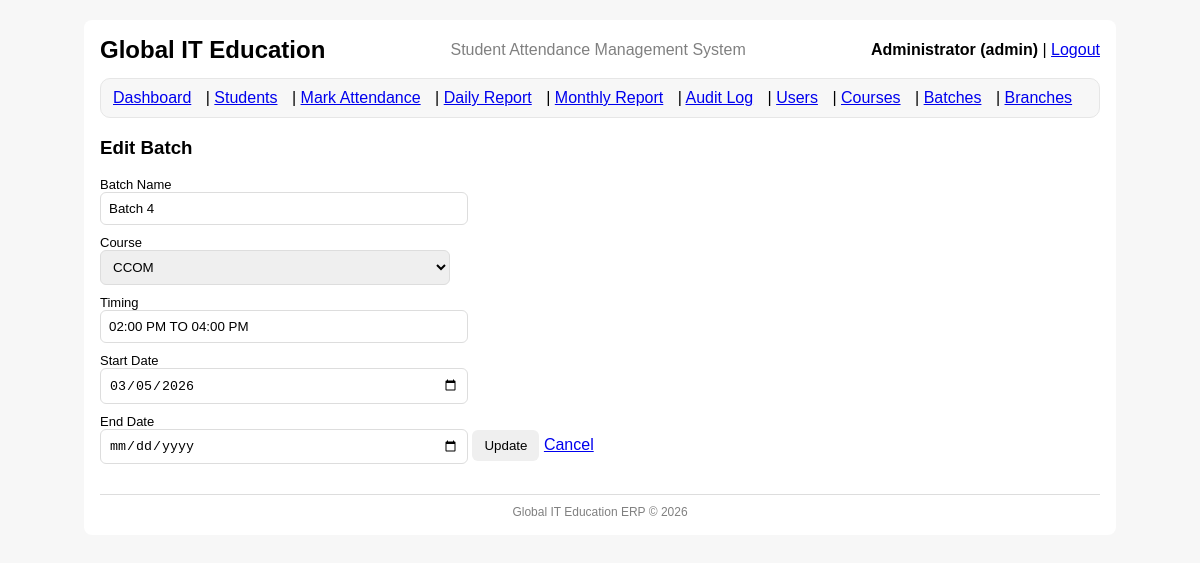
Page /batches/5/edit (signed in) on the committed database.
### tables this page shows
CREATE TABLE batches (
            id INTEGER PRIMARY KEY AUTOINCREMENT,
            batch_name TEXT NOT NULL,
            course_id INTEGER NOT NULL,
            start_date TEXT,
            end_date TEXT,
            timing TEXT,
            is_active INTEGER NOT NULL DEFAULT 1,
            UNIQUE(batch_name, course_id),
            FOREIGN KEY(course_id) REFERENCES courses(id) ON DELETE RESTRICT
        );

CREATE TABLE courses (
            id INTEGER PRIMARY KEY AUTOINCREMENT,
            course_name TEXT NOT NULL UNIQUE,
            duration TEXT,
            fee REAL,
            is_active INTEGER NOT NULL DEFAULT 1
        );

### app.py (the view, shortened to what this page needs)
@app.route("/batches/<int:batch_id>/edit", methods=["GET", "POST"])
@admin_required
def batch_edit(batch_id):
    conn = get_conn()
    cur = conn.cursor()
    cur.execute("SELECT id, course_name FROM courses WHERE is_active=1 ORDER BY course_name")
    courses = cur.fetchall()
    cur.execute("SELECT * FROM batches WHERE id=?", (batch_id,))
    batch = cur.fetchone()
    if not batch:
        conn.close()
        flash("Batch not found.", "danger")
        return redirect(url_for("batches"))
    conn.close()
    return render_template("batch_form.html", batch=batch, courses=courses)

### auth.py (called while the page is built)
def admin_required(view_func):
    @wraps(view_func)
    def wrapper(*args, **kwargs):
        if "user_id" not in session:
            flash("Please login first.", "danger")
            return redirect(url_for("login"))
        if session.get("role") != "admin":
            flash("Admin access required.", "danger")
            return redirect(url_for("dashboard"))
        return view_func(*args, **kwargs)
    return wrapper

### db.py (called while the page is built)
def get_conn():
    conn = sqlite3.connect(DB_PATH)
    conn.row_factory = sqlite3.Row
    conn.execute("PRAGMA foreign_keys = ON;")
    return conn

### templates/batch_form.html
{% extends "base.html" %}
{% block content %}
<h3>Edit Batch</h3>
<form method="post">
  <label>Batch Name</label>
  <input name="batch_name" required value="{{ batch.batch_name }}">
  <label>Course</label>
  <select name="course_id" required>
    {% for c in courses %}
      <option value="{{ c.id }}" {% if c.id == batch.course_id %}selected{% endif %}>
        {{ c.course_name }}
      </option>
    {% endfor %}
  </select>
  <label>Timing</label>
  <input name="timing" value="{{ batch.timing or '' }}">
  <label>Start Date</label>
  <input type="date" name="start_date" value="{{ batch.start_date or '' }}">
  <label>End Date</label>
  <input type="date" name="end_date" value="{{ batch.end_date or '' }}">
  <button type="submit">Update</button>
  <a href="{{ url_for('batches') }}">Cancel</a>
</form>
{% endblock %}

### static/style.css (style rules this page uses)
body { font-family: Arial, sans-serif; background:#f7f7f7; }
label { display:block; margin-top:10px; font-size: 13px; }
input, select { width: 350px; max-width: 100%; padding: 8px; border:1px solid #ddd; border-radius: 6px; }
button { padding: 8px 12px; border:0; border-radius: 6px; cursor:pointer; }

### rows in the picture
batches: batch_name "Batch 4", course_id "CCOM", timing "02:00 PM TO 04:00 PM", start_date "03/05/2026"

### other values in the picture
{{ session.get("full_name") }} "Administrator"
{{ session.get("username", "") }} "admin"
